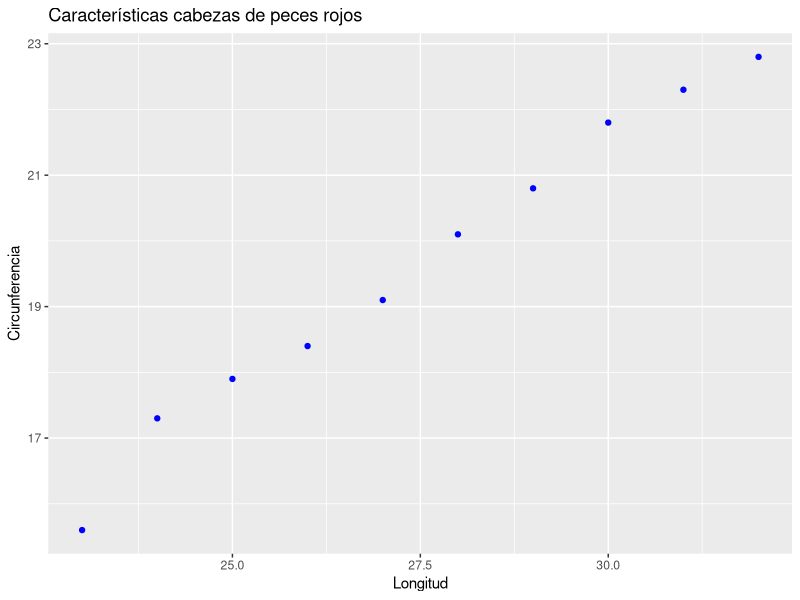
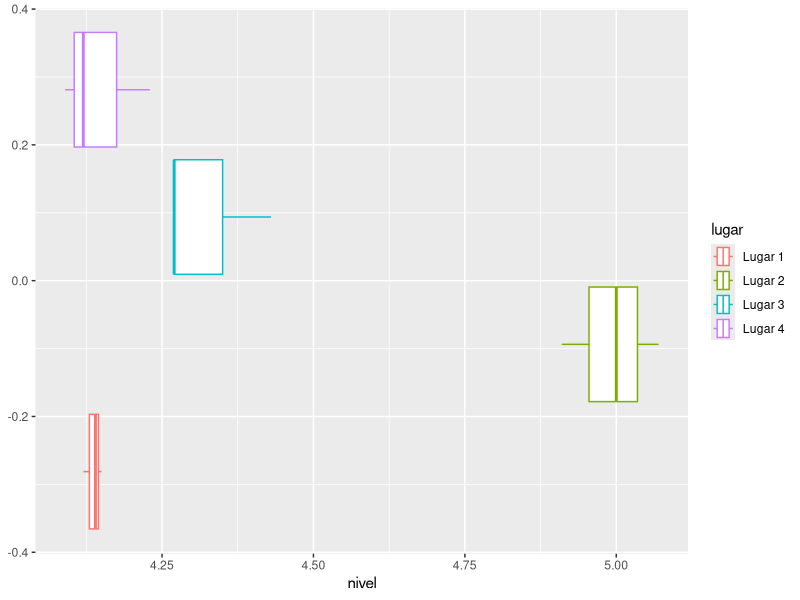

These figures' R source, in order:
## ---- chunk 1
knitr::opts_chunk$set(echo = TRUE)
## ---- chunk 2
library(tidyverse)

# Calcula la varianza en comun 
var_comun = function(var1, n1, var2, n2) {
 (((n1 - 1)*var1) + ((n2 - 1)*var2)) / ((n1 - 1) + (n2 - 1))
}

# t estadistico para medias con igual varianza
t_var_iguales = function(mean1, n1, mean2, n2, var) {
  ((mean1 - mean2) - 0) / (sqrt((var/n1)+(var/n2)))
}

# Calcula grados de libertad de dos medias con distintas varianzas
gl.means.distintas = function(var1, var2, n1, n2){
  (((var1/n1) + (var2/n2))^2) / (((((var1/n1)^2)/(n1 - 1)) + (((var2/n2)^2)/(n2 -1))))
}

# Calcula grados de libertad de dos medias con iguales varianzas
gl.means.iguales = function(var, n1, n2){
  (((var/n1) + (var/n2))^2) / (((((var/n1)^2)/(n1 - 1)) + (((var/n2)^2)/(n2 -1))))
}
## ---- chunk 3
df.1 = data.frame(Romex = c(101.4, 91.3, 108.0, 104.8, 102.2), 
                         Tiddot = c(118.7, 102.5, 99.4, 129.1, 110.1))
df.1
## ---- chunk 4
medias = colMeans(df.1)
varianzas = apply(df.1, 2, var)
desviaciones = sqrt(varianzas)
## ---- chunk 5
n = length(df.1$Romex)
diff = medias["Romex"] - medias["Tiddot"]
sd.error = sqrt((varianzas["Romex"]/length(df.1$Romex))+(varianzas["Tiddot"]/length(df.1$Romex)))
gl = gl.means.distintas(varianzas["Romex"], varianzas["Tiddot"],n,n)
t.obs = diff / sd.error
t.crit = qt(0.025, gl)
pvalue = 2*pt(t.obs, gl)
## ---- chunk 6
test = t.test(df.1["Romex"], df.1["Tiddot"], var.equal = FALSE)
print(test)
## ---- chunk 7
df.2 = data.frame(clase1 = c(20, 34, 79, 94, 41, 42, 50), 
                         clase2 = c(19, 20, 34, 94, 99, 81, 41))
df.2
## ---- chunk 8
n = length(df.2$clase1)
medias = colMeans(df.2)
varianzas = apply(df.2, 2, var)
desviaciones = sqrt(varianzas)
t.obs = (medias["clase1"] - 40) / (desviaciones["clase1"]/sqrt(n))
t.crit = qt(0.95, n-1)
p.value = pt(t.obs, n-1, lower.tail = FALSE)
## ---- chunk 9
test = t.test(df.2["clase1"], mu = 40, alternative = "greater")
print(test)
## ---- chunk 10
diff = medias["clase1"] - medias["clase2"]
var.comun = var_comun(varianzas["clase1"],n,varianzas["clase2"],n)
sd.error = sqrt(var.comun*((1/n)+(1/n)))
t.obs = diff / sd.error
gl = n + n - 2
t.crit = qt(0.025, gl)
p.value = 2*pt(t.obs, gl, lower.tail = FALSE)

## ---- chunk 11
test = t.test(df.2["clase1"], df.2["clase2"], var.equal = TRUE)
print(test)
## ---- chunk 12
diff = medias["clase1"] - medias["clase2"]
sd.error = sqrt((varianzas["clase1"]/n)+(varianzas["clase2"]/n))
t.obs = diff / sd.error
gl = gl.means.distintas(varianzas["clase1"],varianzas["clase2"],n,n)
t.crit = qt(0.025, gl)
p.value = 2*pt(t.obs, gl)

## ---- chunk 13
test = t.test(df.2["clase1"], df.2["clase2"], var.equal = FALSE)
print(test)
## ---- chunk 14
p.obs = 132/200
n = 200
p = 0.6
alpha = 0.05
## ---- chunk 15
ee = sqrt((p*(1-p))/n)
z.obs = (p.obs - p) / ee
z.crit = qnorm(0.95)
pvalue = pnorm(z.obs, lower.tail = FALSE)
## ---- chunk 16
df.4 = data.frame(buques_1h = c("0","1","2","3 o  más"), frecuencia_observada = c(42,21,7,0))

df.4 = df.4 %>% 
  mutate(probabilidad_poisson = round(c(dpois(c(0,1,2), lambda = 1), 
                    ppois(2, lambda = 1, lower.tail = FALSE)),2),
         frecuencia_esperada = round(probabilidad_poisson*sum(frecuencia_observada),2))

df.4
## ---- chunk 17
gl = length(df.4$buques_1h) - 2
chi2.obs = sum((df.4$frecuencia_observada - df.4$frecuencia_esperada)^2/df.4$frecuencia_esperada)
p.value = pchisq(chi2.obs, gl, lower.tail = FALSE)
## ---- chunk 18
df.5 = data.frame(x = seq(from = 23, to = 32), y = c(15.6,17.3,17.9,18.4,19.1,20.1,20.8,21.8,22.3,22.8))

df.5
## ---- chunk 19
df.5 %>% 
  ggplot(aes(x = x, y = y)) +
  geom_point(col = "blue") + 
  labs(title = "Características cabezas de peces rojos",
       x = "Longitud",
       y = "Circunferencia")
## ---- chunk 20
modelo.5 = lm(y ~ x, data = df.5)
stats.modelo.5 = summary(modelo.5)
summary(modelo.5)
## ---- chunk 21
cor.pear = cor.test(df.5$x, df.5$y, conf.level = 0.98)
cor.pear
## ---- chunk 22
inter.p = predict(modelo.5, newdata = data.frame(x = 23), interval = "p")
inter.p
## ---- chunk 23
df.6 = data.frame(lugar1 = c(4.14,4.15,4.12),
                  lugar2 = c(4.91,5,5.07),
                  lugar3 = c(4.27,4.27,4.43),
                  lugar4 = c(4.09,4.23,4.12))

df.6

data.6 <- data.frame(
 lugar = c(rep(paste('Lugar', 1:4), 3)),
 nivel = c(4.14, 4.91, 4.27, 4.09, 4.15, 5.00, 4.27, 4.23, 4.12, 5.07, 4.43,
4.12)
)

## ---- chunk 24
anova.6 <- aov(nivel ~ lugar, data = data.6)
stats.anova.6 <- summary(anova.6)
stats.anova.6
## ---- chunk 25
n.total = length(data.6$nivel)
n = length(df.6$lugar1)
k = length(df.6)
medias.6 <- colMeans(df.6) 
varianzas.6 <- apply(df.6, 2, var)
media.global <- mean(data.6$nivel)
suma2.grupos <- sum((medias.6 - media.global)^2)
var.entre.grupos <- suma2.grupos*(n/(k-1))
var.dentro.grupos <- sum(varianzas.6)*((n-1)/(n.total-k)) 
f.obs <- var.entre.grupos/var.dentro.grupos
f.crit <- qf(0.95, k-1, n.total-k)
p.value <- pf(f.obs, k-1, n.total-k, lower.tail = FALSE)
## ---- chunk 26
data.6 %>% 
  ggplot(aes(nivel, col = lugar)) + 
  geom_boxplot()
## ---- chunk 27
pairwise.t.test(data.6$nivel, data.6$lugar, p.adjust.method = "bonferroni")
## ---- chunk 28
df.7 = data.frame(derecho = c(436,16),
                  izquierdo = c(166,50),
                  sin.preferencia = c(40,3),
                  row.names = c("Diestro", "Zurdo"))

df.7



## ---- chunk 29
prop.table(as.matrix(df.7),1)
## ---- chunk 30
s.size <- sum(df.7)
gl <- (length(df.7)-1)*(length(df.7$derecho)-1)
sum.cols <- colSums(df.7)
sum.rows <- rowSums(df.7)
t.sum <- sum(df.7)
tabla.esp.7 <- matrix(c((sum.cols*sum.rows[1])/s.size,
                        (sum.cols*sum.rows[2])/s.size),
                      ncol = 3,
                      byrow = T)
chi2.obs <- sum(((df.7-tabla.esp.7)^2)/tabla.esp.7)
chi2.crit <- qchisq(0.95, gl)
p.value <- pchisq(chi2.obs,gl, lower.tail = FALSE)
## ---- chunk 31
test <- chisq.test(df.7)
test
